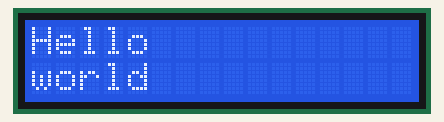
Simulated run of this program. Board: Raspberry Pi (header pin numbers). Shown: 16×2 character LCD. What the program prints to the terminal is not drawn.

Above: at 0.2 s.

The program:

lcd.py
```python
import RPi.GPIO as GPIO
import time
#GPIO.cleanup()
LED=16
ir=18
sw=8
gas=22

rs=38
en=40

d0=19
d1=21
d2=23
d3=11
d4=29
d5=31
d6=33
d7=35

#GPIO.setmode(GPIO.BCM)
GPIO.setwarnings(False)
GPIO.setmode(GPIO.BOARD)
GPIO.setup(d0, GPIO.OUT)
GPIO.setup(d1, GPIO.OUT)
GPIO.setup(d2, GPIO.OUT)
GPIO.setup(d3, GPIO.OUT)
GPIO.setup(d4, GPIO.OUT)
GPIO.setup(d5, GPIO.OUT)
GPIO.setup(d6, GPIO.OUT)
GPIO.setup(d7, GPIO.OUT)
GPIO.setup(rs, GPIO.OUT)
GPIO.setup(en, GPIO.OUT)

def lcd_cmd(cmd):
    #cmd=ord(cmd)
    #print(cmd)
    GPIO.output(rs, GPIO.LOW)
    GPIO.output(d0, GPIO.LOW)
    GPIO.output(d1, GPIO.LOW)
    GPIO.output(d2, GPIO.LOW)
    GPIO.output(d3, GPIO.LOW)
    GPIO.output(d4, GPIO.LOW)
    GPIO.output(d5, GPIO.LOW)
    GPIO.output(d6, GPIO.LOW)
    GPIO.output(d7, GPIO.LOW)

    if(cmd & 0x01==0x01):
        GPIO.output(d0, GPIO.HIGH)
    if(cmd & 0x02==0x02):
        GPIO.output(d1, GPIO.HIGH)
    if(cmd & 0x04==0x04):
        GPIO.output(d2, GPIO.HIGH)
    if(cmd & 0x08==0x08):
        GPIO.output(d3, GPIO.HIGH)
    if(cmd & 0x10==0x10):
       GPIO.output(d4, GPIO.HIGH)
    if(cmd & 0x20==0x20):
       GPIO.output(d5, GPIO.HIGH)
    if(cmd & 0x40==0x40):
        GPIO.output(d6, GPIO.HIGH)
    if(cmd & 0x80==0x80):
        GPIO.output(d7, GPIO.HIGH)

    time.sleep(0.005)
    GPIO.output(en, GPIO.LOW)
    time.sleep(0.005)
    time.sleep(0.0005)
    GPIO.output(en, GPIO.HIGH)


def lcd_data(cmd):
    cmd=ord(cmd)
    #print(cmd)
    GPIO.output(rs, GPIO.HIGH)
    GPIO.output(d0, GPIO.LOW)
    GPIO.output(d1, GPIO.LOW)
    GPIO.output(d2, GPIO.LOW)
    GPIO.output(d3, GPIO.LOW)
    GPIO.output(d4, GPIO.LOW)
    GPIO.output(d5, GPIO.LOW)
    GPIO.output(d6, GPIO.LOW)
    GPIO.output(d7, GPIO.LOW)

    if(cmd & 0x01==0x01):
        GPIO.output(d0, GPIO.HIGH)
    if(cmd & 0x02==0x02):
        GPIO.output(d1, GPIO.HIGH)
    if(cmd & 0x04==0x04):
        GPIO.output(d2, GPIO.HIGH)
    if(cmd & 0x08==0x08):
        GPIO.output(d3, GPIO.HIGH)
    if(cmd & 0x10==0x10):
       GPIO.output(d4, GPIO.HIGH)
    if(cmd & 0x20==0x20):
       GPIO.output(d5, GPIO.HIGH)
    if(cmd & 0x40==0x40):
        GPIO.output(d6, GPIO.HIGH)
    if(cmd & 0x80==0x80):
        GPIO.output(d7, GPIO.HIGH)

    time.sleep(0.0005)
    GPIO.output(en, GPIO.LOW)
    time.sleep(0.0005)
    time.sleep(0.0005)
    GPIO.output(en, GPIO.HIGH)


def lcd_ini():
  lcd_cmd(0x30)
  lcd_cmd(0x30)
  lcd_cmd(0x30)
  lcd_cmd(0x33)
  lcd_cmd(0x38)
  lcd_cmd(0x06)
  lcd_cmd(0x0C)
  lcd_cmd(0x01)
  time.sleep(0.0005)

##def lcd_string(*c):
##    i=0
##    for i in range(c[i]!='\0'):
##        lcd_data(c[i])

def lcd_string(c):
      l=len(c)
      print(c)

      for i in range(l):
          lcd_data(c[i])


lcd_ini()
# Infinite loop
while True:
    lcd_cmd(0x01)
    lcd_string("Hello")

    lcd_cmd(0xc0)
    lcd_string("world")
    time.sleep(0.5)


##    gas_val=GPIO.input(gas)
##    ir_val=GPIO.input(ir)
##    if gas_val== 0:
##        # Turn off
##        GPIO.output(LED, GPIO.HIGH)
##        print('Gas detected')
##        time.sleep(0.5)
##    elif ir_val==0:
##        # Turn on
##        GPIO.output(LED, GPIO.HIGH)
##        print('ir detected')
##        time.sleep(0.5)
```

Measured:
- what the display in image 0 shows lasts 0.5 s, from 0.1 s to 0.6 s
